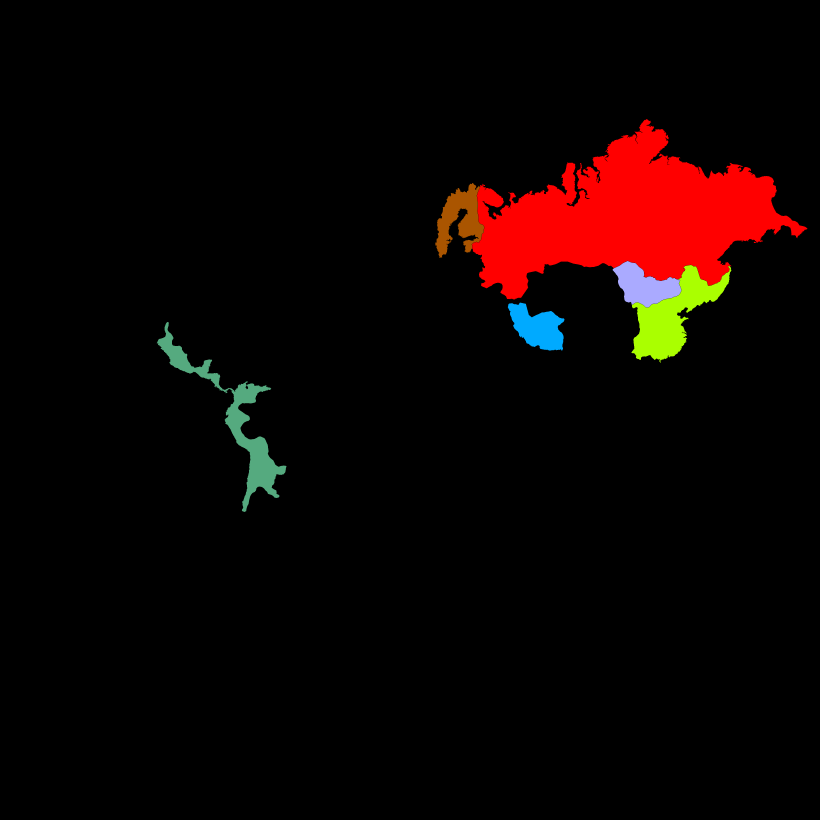
#> input picture custom.png, 4096 x 4096 px (shown at 1/5 size)
$ python mercator_equi.py
#> lines starting #> are read from the running program, lines starting #| are printed output that depends on the picture
import cv2
import numpy as np

# Load the Mercator projection map
mercator = cv2.imread('custom.png', cv2.IMREAD_UNCHANGED)
#> mercator is the input picture: shape (4096, 4096, 4); mean B, G, R, A 2, 3.5, 13.6, 16.1

# Convert the Mercator image to RGBA if it is not already in RGBA format
if mercator.shape[2] == 3:
    mercator = cv2.cvtColor(mercator, cv2.COLOR_BGR2RGBA)

# Define the dimensions of the Equirectangular projection
equi_height = 2048
mercator_aspect = mercator.shape[1] / mercator.shape[0]
#> mercator_aspect = 1
equi_width = int(equi_height * mercator_aspect * 2)
#> equi_width = 4096

# Define the coordinates of the Mercator projection
mercator_height, mercator_width = mercator.shape[:2]
#> mercator_height = 4096; mercator_width = 4096
mercator_lats = np.linspace(np.pi/2, -np.pi/2, mercator_height)
mercator_lons = np.linspace(-np.pi, np.pi, mercator_width)
#> mercator_lons = 4096 values from -3.14 to 3.14

# Define the coordinates of the Equirectangular projection
equi_lats = np.linspace(np.pi/2, -np.pi/2, equi_height)
equi_lons = np.linspace(-np.pi, np.pi, equi_width)
#> equi_lons = 4096 values from -3.14 to 3.14

# Create a meshgrid of the Mercator and Equirectangular coordinates
mercator_lon_mesh, mercator_lat_mesh = np.meshgrid(mercator_lons, mercator_lats)
equi_lon_mesh, equi_lat_mesh = np.meshgrid(equi_lons, equi_lats)

# Convert the Mercator coordinates to Equirectangular coordinates
equi_x = mercator_lon_mesh
equi_y = np.arctanh(np.sin(mercator_lat_mesh))
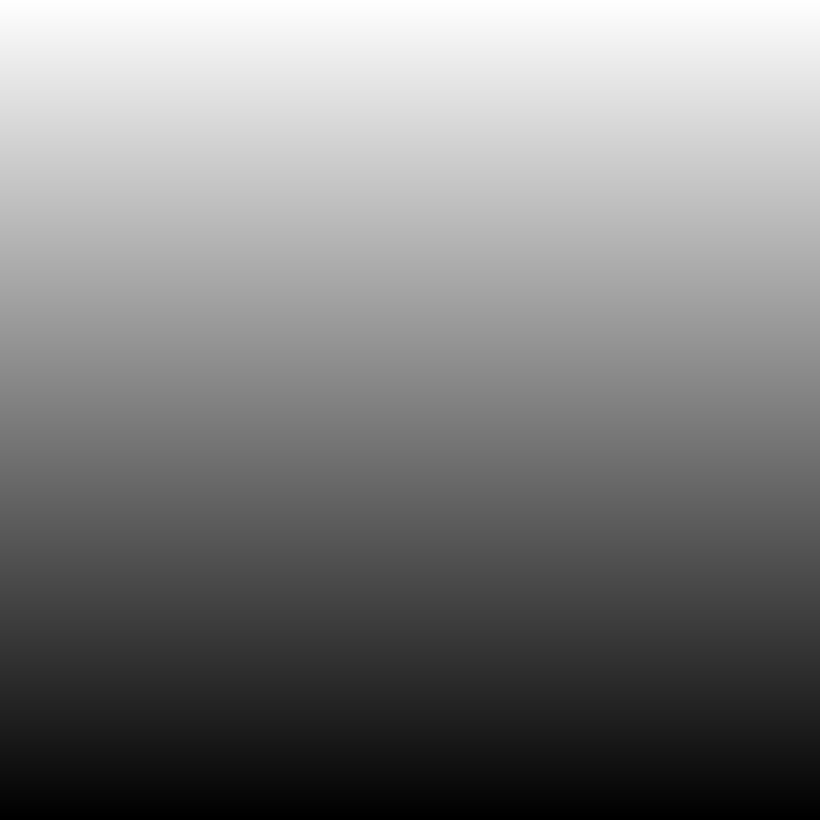
#> mercator_lat_mesh: shape (4096, 4096) float64 (shown at 1/5 size); min -1.57, max 1.57, mean 4.71e-17; drawn with min black and max white
equi_z = np.zeros_like(equi_x)

# Convert the Equirectangular coordinates to image coordinates
mercator_x_img = ((equi_x / np.pi) + 1) * (mercator_width - 1) / 2
mercator_y_img = ((-equi_y / np.pi) + 1) * (mercator_height - 1) / 2

# Use OpenCV's remap function to create the Equirectangular projection
map_x = mercator_x_img.astype(np.float32)
map_y = mercator_y_img.astype(np.float32)
equirectangular = cv2.remap(mercator, map_x, map_y, cv2.INTER_LINEAR)
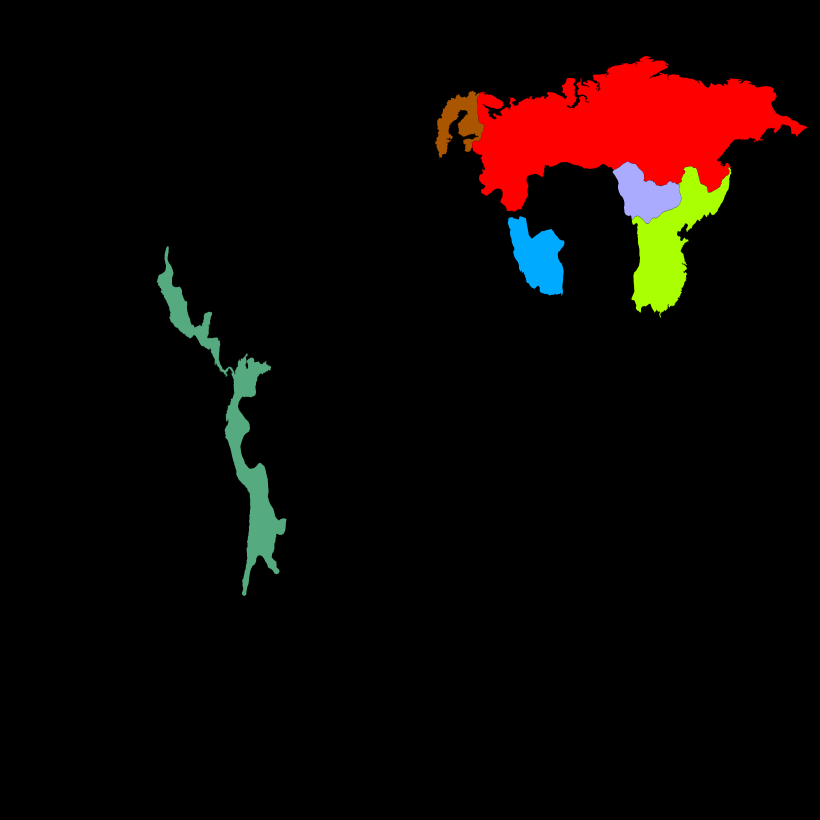
#> equirectangular: shape (4096, 4096, 4) (shown at 1/5 size); mean B, G, R, A 3.2, 5.5, 13.4, 17.4

# Resize the Equirectangular projection to the desired dimensions
equirectangular_resized = cv2.resize(equirectangular, (equi_width, equi_height))
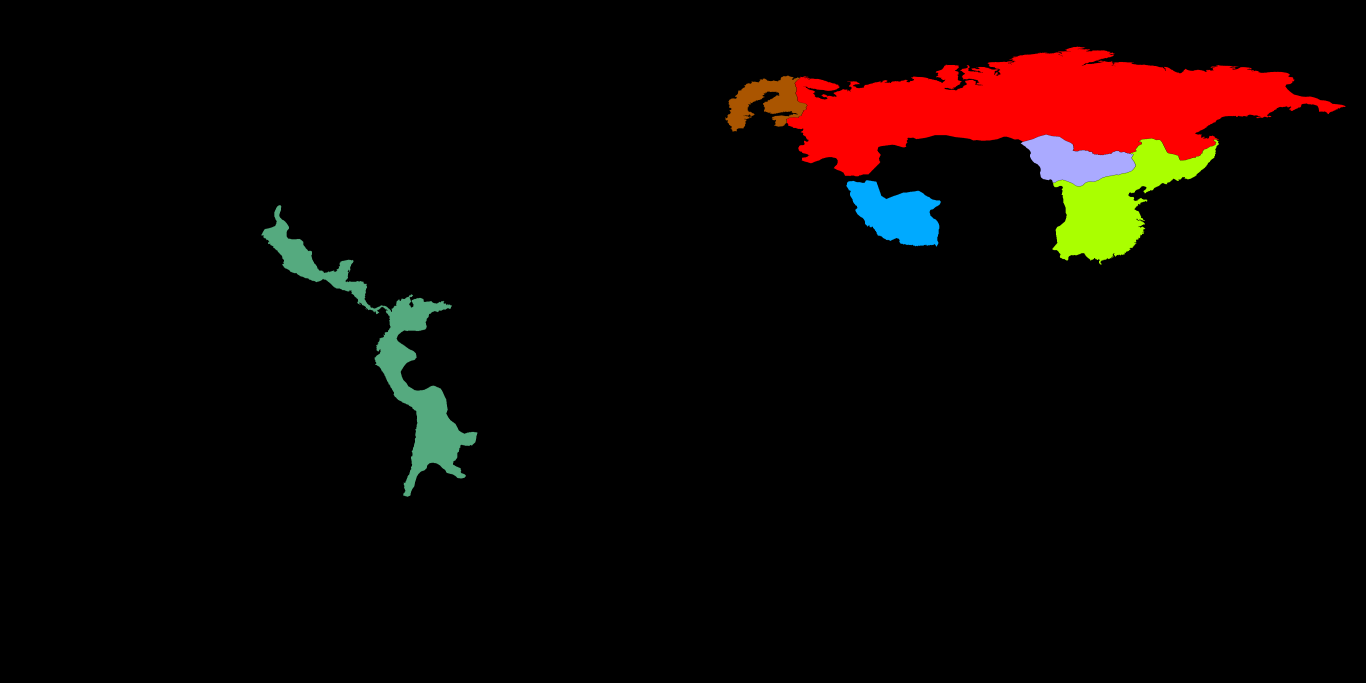
#> equirectangular_resized: shape (2048, 4096, 4) (shown at 1/3 size); mean B, G, R, A 3.2, 5.5, 13.4, 17.4

# Save the Equirectangular projection as a PNG file
cv2.imwrite('equirectangular.png', equirectangular_resized)
